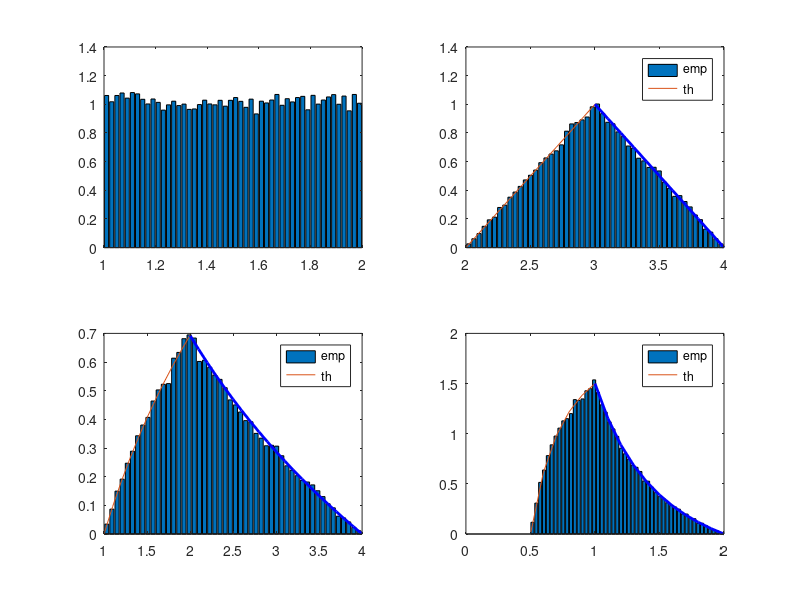

The MATLAB script that drew this image:
clear variables;
close all;

N=50000;
X=1+rand(1,N);
Y=1+rand(1,N);
[h,xout]=hist(X,50);
subplot(2,2,1)
bar(xout,h/trapz(xout,h))

S=X+Y;
s1=2:0.1:3;
s2=3:0.1:4;
fs1=s1-2;
fs2=4-s2;
[h2,xout]=hist(S,50);
subplot(2,2,2)
bar(xout,h2/trapz(xout,h2))
hold on;
plot(s1,fs1,s2,fs2,'b','linewidth',2)
legend('emp','th')

P=X.*Y;
p1=1:0.1:2;
p2=2:0.1:4;
fp1=log(p1);
fp2=2*log(2)-log(p2);
[h3,xout]=hist(P,50);
subplot(2,2,3)
bar(xout,h3/trapz(xout,h3))
hold on;
plot(p1,fp1,p2,fp2,'b','linewidth',2)
legend('emp','th')

Q=X./Y;
q1=0.5:0.1:1;
q2=1:0.1:2;
fq1=2-1./(2*q1.^2);
fq2=2./(q2.^2)-1/2;
[h4,xout]=hist(Q,50);
subplot(2,2,4)
bar(xout,h4/trapz(xout,h4))
hold on;
plot(q1,fq1,q2,fq2,'b','linewidth',2)
legend('emp','th')